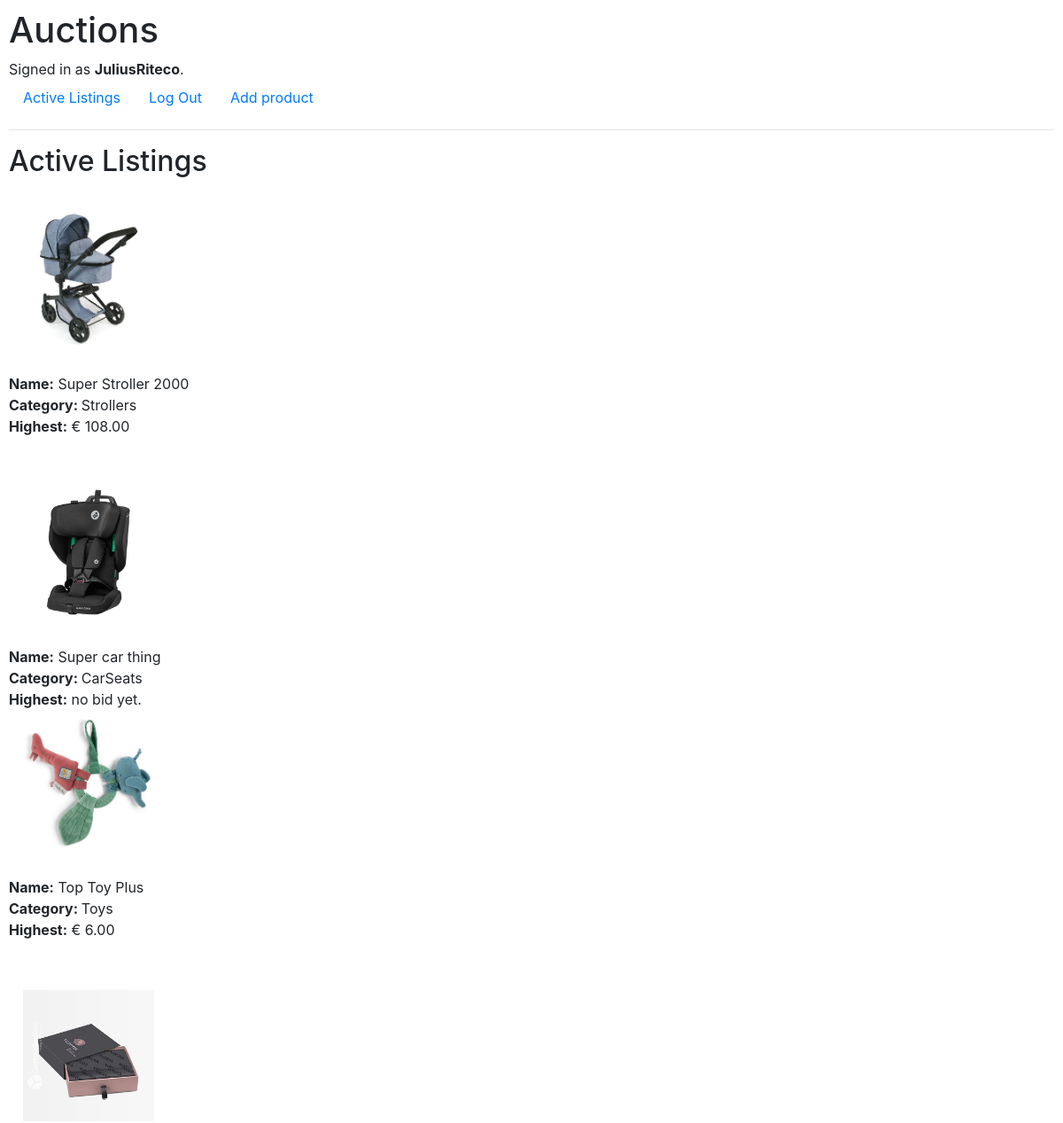
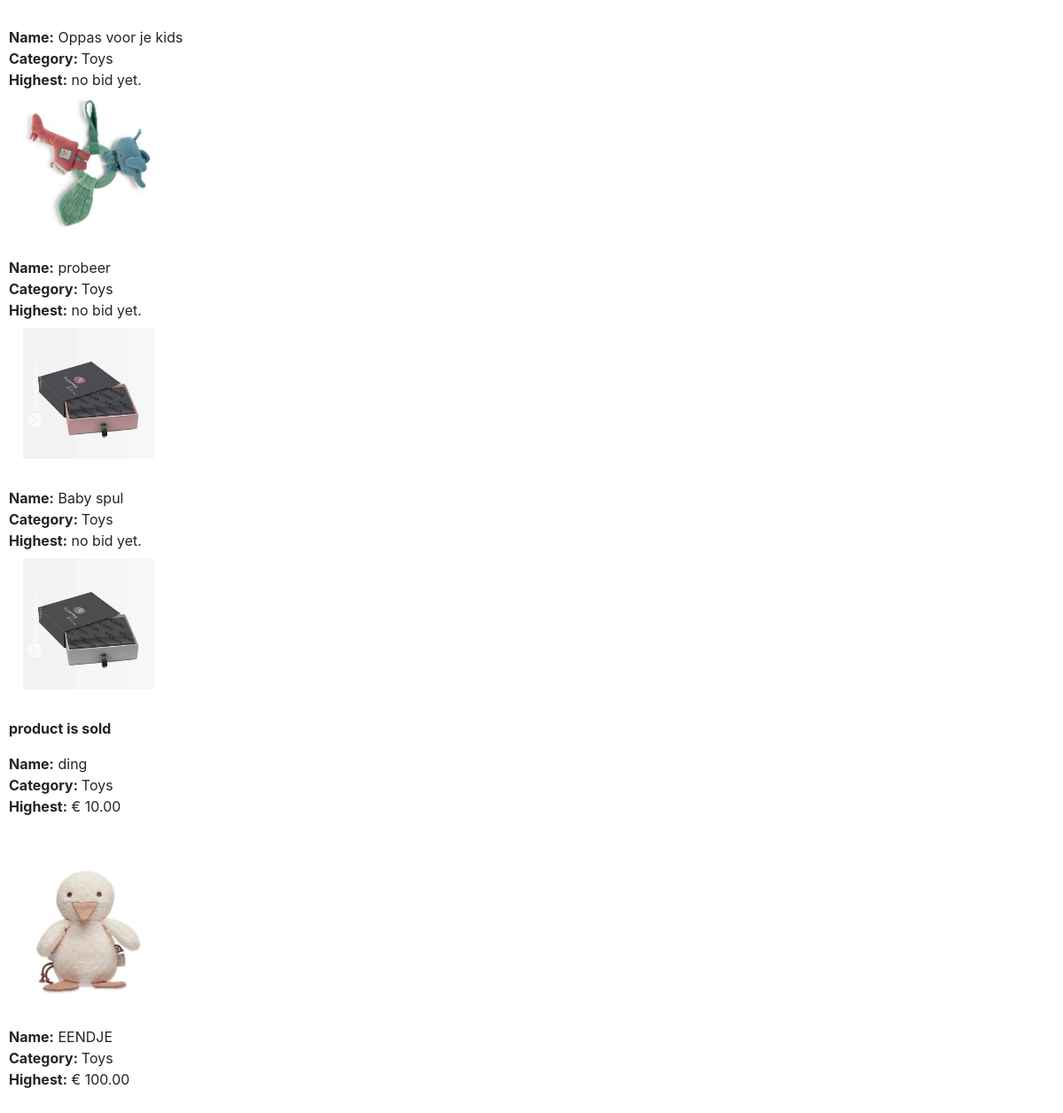
Screenshot of / (signed in) with the database file from the repository (2 pictures, top to bottom).
### auctions/models.py (models this page shows, shortened)
class User(AbstractUser):
    watchlist = models.ManyToManyField('AuctionListing', blank=True, related_name='watchlisted_by')
    pass

class AuctionListing(models.Model):
    name = models.CharField(max_length=64)
    description = models.TextField()
    image = models.ImageField(upload_to='images/', blank=True, null=True)  # Gebruik ImageField voor de afbeelding
    highest_bid = models.ForeignKey('Bidding', null=True, blank=True, on_delete=models.SET_NULL, related_name="highest_bid_for")
    category = models.ForeignKey(Category, on_delete=models.CASCADE, related_name="listings")
    owner = models.ForeignKey(User, on_delete=models.CASCADE, blank=True, null=True, related_name="user")
    isActive = models.BooleanField(default=True)

class Category(models.Model): #niet meer aankomen. Meer categorieen niet nodig
    name = models.CharField(max_length=64)
    def __str__(self):
        return self.name

class Bidding(models.Model):
    bidder = models.ForeignKey(User, on_delete=models.CASCADE, related_name="bids")
    auction_listing = models.ForeignKey(AuctionListing, on_delete=models.CASCADE, related_name="bids")
    bid = models.DecimalField(max_digits=10, decimal_places=2)

### auctions/views.py (the view)
# urls.py: path("", views.index, name="index"),
def index(request):
    return render(request, "auctions/index.html",{
        "products": AuctionListing.objects.all(),
    })

### auctions/templates/auctions/index.html
{% extends "auctions/layout.html" %}
{% block body %}
    <h2>Active Listings</h2>
    {% for product in products %}
        {% if product.isActive %}
            <br>
            <a class="nav-link" href="{% url 'product_details' product.id %}">
                {% if product.image %}
                    <img src="{{ product.image.url }}" style="width:148px;height:148px;">
                {% else %}
                    <p>Geen afbeelding beschikbaar</p>
                {% endif %}
            </a>
            <br>
            <b>Name:</b> {{product.name}} <br>
            <b>Category: </b> {{product.category}} <br>
            {% if product.highest_bid.bid %}
                <b>Highest:</b> € {{product.highest_bid.bid}}<br> <br>
            {% else %}
            <b>Highest:</b> no bid yet.
            {% endif %}
        {% else %}
            <br>
            <a class="nav-link" href="{% url 'product_details' product.id %}">
                {% if product.image %}
                    <img src="{{ product.image.url }}" style="width:148px;height:148px;">
                {% else %}
                    <p>Geen afbeelding beschikbaar</p>
                {% endif %}
            </a>
            <br>
            <p><b>product is sold</b></p>
            <b>Name:</b> {{product.name}} <br>
            <b>Category: </b> {{product.category}} <br>
            {% if product.highest_bid.bid %}
                <b>Highest:</b> € {{product.highest_bid.bid}}<br> <br>
            {% else %}
            <b>Highest:</b> no bid yet.
            {% endif %}
        {% endif %}
    {% endfor %}
{% endblock %}

### auctions/templates/auctions/layout.html (shortened to what this page needs)
{% load static %}
<!DOCTYPE html>
<html lang="en">
    <head>
        <link rel="stylesheet" href="https://stackpath.bootstrapcdn.com/bootstrap/4.4.1/css/bootstrap.min.css">
        <link href="{% static 'auctions/styles.css' %}" rel="stylesheet">
    </head>
    <body>
        <h1>Auctions</h1>
        <div>
            {% if user.is_authenticated %}
                Signed in as <strong>{{ user.username }}</strong>.
            {% else %}
                Not signed in.
            {% endif %}
        </div>
        <ul class="nav">
            <li class="nav-item">
                <a class="nav-link" href="{% url 'index' %}">Active Listings</a>
            </li>
            {% if user.is_authenticated %}
                <li class="nav-item">
                    <a class="nav-link" href="{% url 'logout' %}">Log Out</a>
                </li>
                <li class="nav-item">
                    <a class="nav-link" href="{% url 'create' %}">Add product</a>
                </li>
            {% endif %}
        </ul>
        <hr>
        {% block body %}
        {% endblock %}
    </body>
</html>

### auctions/static/auctions/styles.css (style rules this page uses)
body { padding: 10px; }

### rows the page displays
User: username "JuliusRiteco"
AuctionListing: image (picture), name "Super Stroller 2000", category "Strollers", highest_bid.bid "108.00"
AuctionListing: image (picture), name "Super car thing", category "CarSeats", shows "Highest:"
AuctionListing: image (picture), name "Top Toy Plus", category "Toys", highest_bid.bid "6.00"
AuctionListing: image (picture), name "Oppas voor je kids", category "Toys", shows "Highest:"
AuctionListing: image (picture), name "probeer", category "Toys", shows "Highest:"
AuctionListing: image (picture), name "Baby spul", category "Toys", shows "Highest:"
AuctionListing: image (picture), name "ding", category "Toys", highest_bid.bid "10.00"
AuctionListing: image (picture), name "EENDJE", category "Toys", highest_bid.bid "100.00"
